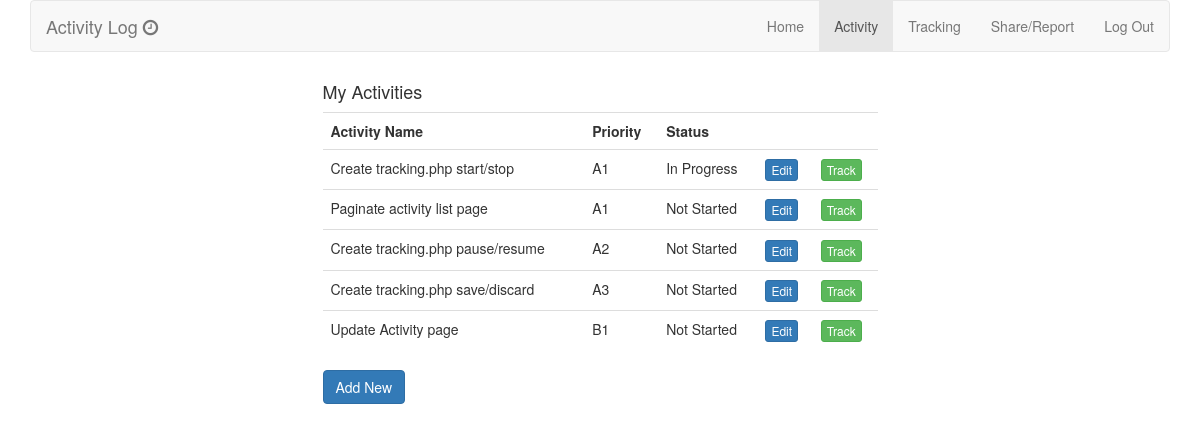
Page /activity.php (signed in) on the committed database.
### tables this page shows
CREATE TABLE IF NOT EXISTS `activity` (
  `id` int(11) NOT NULL AUTO_INCREMENT,
  `user_id` int(11) DEFAULT NULL,
  `activity_name` varchar(60) DEFAULT NULL,
  `priority` varchar(30) DEFAULT NULL,
  `estimate` decimal(10,0) DEFAULT NULL,
  `status` varchar(30) DEFAULT NULL,
  PRIMARY KEY (`id`)
);

### activity.php (the view, shortened to what this page needs)
<?php
    require_once('header.php');
?>
<?php
    $page_name = "Activity";
    require_once('navmenu.php');
?>
    <div class="row">
        <div class="col-md-6 col-md-offset-3">
            <h4>My Activities</h4>
<?php
            $dbc = mysqli_connect(DB_HOST, DB_USER, DB_PASSWORD, DB_NAME) or die ('Cannot connect to database');
            $query = "SELECT id, activity_name, priority, status " .
                "FROM activity " .
                "WHERE user_id = '" . $_SESSION['user_id'] ."' " .
                "ORDER BY priority, activity_name ASC LIMIT 5";
            $data = mysqli_query($dbc, $query);
            if (mysqli_num_rows($data) > 0) {
                echo '<div class="table-responsive">';
                echo '<table class="table">';
                echo '<tr>';
                echo '<th>Activity Name</th>';
                echo '<th>Priority</th>';
                echo '<th>Status</th>';
                echo '<th>&nbsp;</th>';
                echo '<th>&nbsp;</th>';
                echo '</tr>';
                while ($row = mysqli_fetch_array($data)) {
                    echo '<tr>';
                    echo '<td>' . $row['activity_name'] . '</td>';
                    echo '<td>' . $row['priority'] . '</td>';
                    echo '<td>' . $row['status'] . '</td>';
                    echo '<td><a class="btn btn-primary btn-xs" href="editactivity.php?activity_id=' . $row['id'] . '" >Edit</a></td>';
                    echo '<td><a class="btn btn-success btn-xs" href="tracking.php?activity_id=' . $row['id'] . '" >Track</a></td>';
                    echo '</tr>';
                }
                echo '</table>';
                echo '</div>';
                echo '<a class="btn btn-primary" href="addactivity.php">Add New</a>';
            } else {
                echo '<p class="alert-warning">You don\'t have any activities loaded yet. <a href="addactivity.php">Add Some</a>';
            }
?>
        </div>
    </div>
<?php require_once('footer.php'); ?>

### header.php (shortened to what this page needs)
<!DOCTYPE html>
<html lang="en">
    <head>
      <link href="css/bootstrap.min.css" rel="stylesheet">
      <link rel="stylesheet" href="css/style.css">
      <link rel="stylesheet" href="https://maxcdn.bootstrapcdn.com/font-awesome/4.4.0/css/font-awesome.min.css">
    </head>
    <body>
        <div class="container">

### navmenu.php (shortened to what this page needs)
<nav role="navigation" class="navbar navbar-default">
    <div class="navbar-header">
        <a href="#" class="navbar-brand">Activity Log <i class="fa fa-clock-o"></i></a>
    </div>
    <div id="navbarCollapse" class="collapse navbar-collapse navbar-right">
        <ul class="nav navbar-nav">
            <li <?php if ($page_name == "Home") echo 'class="active"'; ?> ><a href="index.php">Home</a></li>
            <li <?php if ($page_name == "Activity") echo 'class="active"'; ?> ><a href="activity.php">Activity</a></li>
            <li <?php if ($page_name == "Tracking") echo 'class="active"'; ?>><a href="tracking.php">Tracking</a></li>
            <li <?php if ($page_name == "Report") echo 'class="active"'; ?>><a href="#">Share/Report</a></li>
            <li><a href="logout.php">Log Out</a></li>
        </ul>
    </div>
</nav>

### footer.php
        </div>
    </body>
</html>

### rows in the picture
activity: activity_name "Create tracking.php start/stop", priority "A1", status "In Progress"
activity: activity_name "Paginate activity list page", priority "A1", status "Not Started"
activity: activity_name "Create tracking.php pause/resume", priority "A2", status "Not Started"
activity: activity_name "Create tracking.php save/discard", priority "A3", status "Not Started"
activity: activity_name "Update Activity page", priority "B1", status "Not Started"
